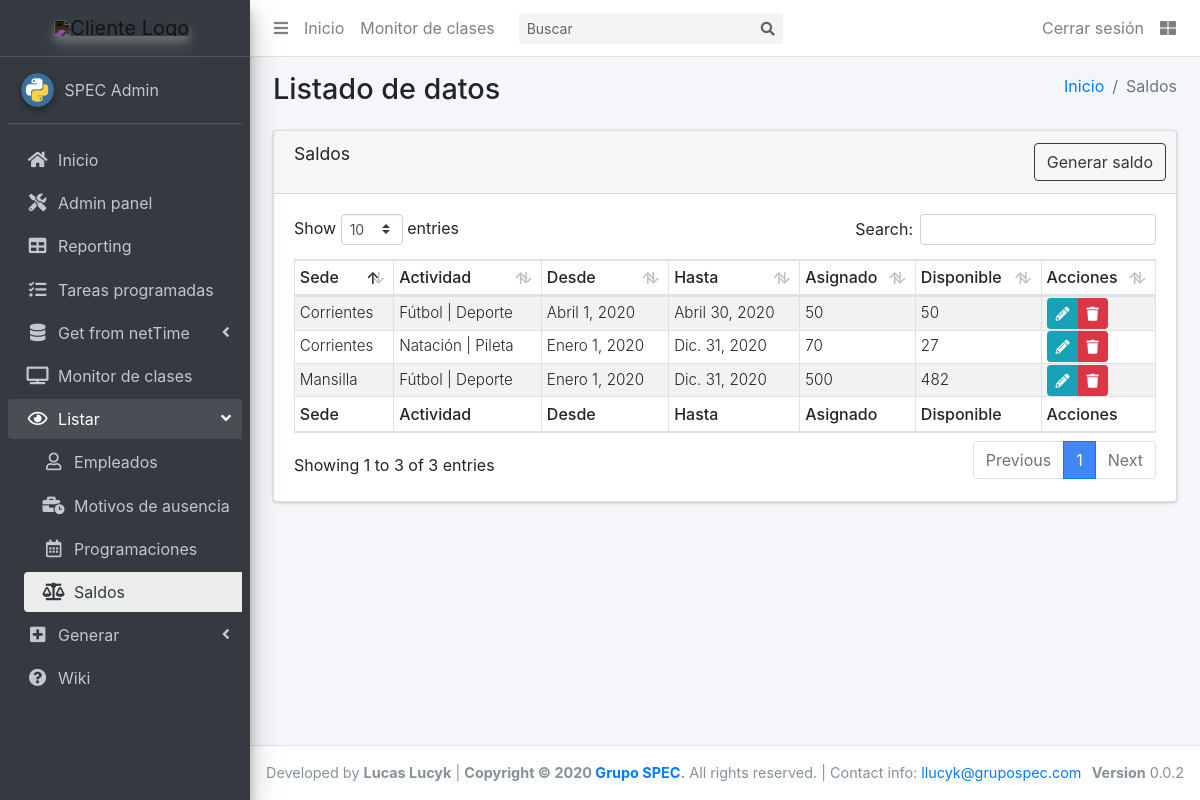
Page /list/saldos/ (signed in) on the committed database.
### scg_app/models.py (models this page shows, shortened)
class Saldo(models.Model):
    actividad = models.ForeignKey('Actividad', on_delete=models.CASCADE)
    sede = models.ForeignKey('Sede', on_delete=models.CASCADE)
    desde = models.DateField(default=timezone.now)
    hasta = models.DateField(default=timezone.now)
    saldo_asignado = models.PositiveIntegerField(default=0,
        validators=[MinValueValidator(1)],
        help_text="Cantidad de clases que desea disponibilizar"
    )
    def get_edit_url(self):
        return reverse('saldo_update', kwargs={"pk": self.id})
    def get_delete_url(self):
        return reverse('confirm_delete',
            kwargs={"model":self.__class__.__name__, "pk":self.id}
        )
    @property
    def saldo_disponible(self):
        clases = Clase.objects.filter(
            actividad = self.actividad,
            sede = self.sede,
            fecha__gte = self.desde,
            fecha__lte = self.hasta,
        ).exclude(
            estado = "5"    #canceladas
        ).count()
        return self.saldo_asignado - clases
    class Meta:
        verbose_name = "Saldo"
        verbose_name_plural = "Saldos"
        get_latest_by = "id"

class Sede(models.Model):
    id_netTime = models.PositiveIntegerField(default=0,
        validators=[MinValueValidator(1)],
        unique=True,
        help_text="Para matchear marcajes e importaciones"
    )
    nombre = models.CharField(max_length=40)
    tipo = models.CharField(max_length=30, default="Física", blank=True)
    def __str__(self):
        return f'{self.nombre}'
    class Meta:
        verbose_name = "Sede"
        verbose_name_plural = "Sedes"
        get_latest_by = "id"

class Actividad(models.Model):
    nombre = models.CharField(max_length=100)
    grupo = models.ForeignKey('GrupoActividad', on_delete=models.SET(''), null=True, blank=True)
    def __str__(self):
        return f'{self.nombre} | {self.grupo}'
    class Meta:
        verbose_name = "Actividad"
        verbose_name_plural = "Actividades"
        get_latest_by = "id"

class GrupoActividad(models.Model):
    nombre = models.CharField(max_length=100)
    def __str__(self):
        return f'{self.nombre}'
    class Meta:
        verbose_name = "Grupo de Actividad"
        verbose_name_plural = "Grupo de Actividades"
        get_latest_by = "id"

### scg_app/views.py (the view)
# urls.py: path('list/saldos/', views.SaldosList.as_view(), name='saldos_view'),
class SaldosList(LoginRequiredMixin, ListView):
    model = Saldo
    template_name = 'apps/scg_app/list/saldos.html'
    context_object_name = 'saldos_list'
    ordering = ['-desde', 'sede__nombre', 'actividad__nombre']

### templates/apps/scg_app/list/saldos.html
{% extends "apps/scg_app/list/base.html" %}
{% block active_ver_saldos %} active {% endblock %}
{% block route %}
  <li class="breadcrumb-item"><a href="{% url 'index' %}">Inicio</a></li>
  <li class="breadcrumb-item active">Saldos</li>
{% endblock route %}
{% block tableName %}Saldos{% endblock %}
{% block generar_btn %}
  <a href="{% url 'generar_saldo' %}" class="btn btn-outline-dark">Generar saldo</a>
{% endblock %}
{% block tableHeaders %}
  <tr>
    <th>Sede</th>
    <th>Actividad</th>
    <th>Desde</th>
    <th>Hasta</th>
    <th>Asignado</th>
    <th>Disponible</th>
    <th>Acciones</th>
  </tr>
{% endblock %}
{% block tableBody %}
  {% for saldo in saldos_list %}
    <tr>
      <td class="align-middle">{{saldo.sede|capfirst}}</td>
      <td class="align-middle">{{saldo.actividad|capfirst}}</td>
      <td class="align-middle">{{saldo.desde}}</td>
      <td class="align-middle">{{saldo.hasta}}</td>
      <td class="align-middle">{{saldo.saldo_asignado}}</td>
      <td class="align-middle">{{saldo.saldo_disponible}}</td>
      <td class="py-0 align-middle">
        <div class="btn-group btn-group-sm">
          <a href="{{ saldo.get_edit_url|safe }}" class="btn btn-info"><i class="fas fa-pencil-alt"></i></a>
          <a href="{{ saldo.get_delete_url|safe }}" class="btn btn-danger"><i class="fas fa-trash"></i></a>
        </div>
      </td>
    </tr>
  {% endfor %}
{% endblock %}
{% block tableFooter %}
  <tr>
    <th>Sede</th>
    <th>Actividad</th>
    <th>Desde</th>
    <th>Hasta</th>
    <th>Asignado</th>
    <th>Disponible</th>
    <th>Acciones</th>
  </tr>
{% endblock %}

### templates/base_template.html (shortened to what this page needs)
<!DOCTYPE html>
<html lang="es">
<head>
  {% load static %}
  <link rel="stylesheet" href="{%  static 'css/main.css' %}">
  <link rel="stylesheet" href="https://code.ionicframework.com/ionicons/2.0.1/css/ionicons.min.css">
  <link rel="stylesheet" href="{%  static 'dist/css/adminlte.min.css' %}">
  <link rel="stylesheet" href="https://cdnjs.cloudflare.com/ajax/libs/Chart.js/2.8.0/Chart.min.css" />
  <link rel="stylesheet" href="https://stackpath.bootstrapcdn.com/bootstrap/4.4.1/css/bootstrap.min.css">
  {% if 1 == 1 %}
    <link rel="stylesheet" href="https://use.fontawesome.com/releases/v5.8.2/css/all.css">
  {% else %}
    <link rel="stylesheet" href="{%  static 'plugins/fontawesome-free/css/all.min.css' %}">
  {% endif %}
  {% block extra_css %}
  {% endblock %}
</head>
<body class="hold-transition sidebar-mini">
<div class="wrapper">
  <nav class="main-header navbar navbar-expand navbar-white navbar-light">
    <ul class="navbar-nav">
      <li class="nav-item">
        <a class="nav-link" data-widget="pushmenu" href="#" role="button"><i class="fas fa-bars"></i></a>
      </li>
      <li class="nav-item d-none d-sm-inline-block">
        <a href="{% url 'index' %}" class="nav-link">Inicio</a>
      </li>
      <li class="nav-item d-none d-sm-inline-block">
        <a href="{% url 'clases_view'%}" class="nav-link">Monitor de clases</a>
      </li>
    </ul>
    <form class="form-inline ml-3">
      <div class="input-group input-group-sm">
        <input class="form-control form-control-navbar" type="search" placeholder="Buscar" aria-label="Buscar">
        <div class="input-group-append">
          <button class="btn btn-navbar" type="submit">
            <i class="fas fa-search"></i>
          </button>
        </div>
      </div>
    </form>
    <ul class="navbar-nav ml-auto">
      {% if user.is_authenticated %}
        <li class="nav-item">
          <a class="nav-link" href="{% url 'logout'%}?next={{request.path}}">
          Cerrar sesi&oacute;n
          </a>
        </li>
      {% endif %}
      <li class="nav-item">
        <a class="nav-link" data-widget="control-sidebar" data-slide="true" href="#" role="button">
          <i class="fas fa-th-large"></i>
        </a>
      </li>
    </ul>
  </nav>
  <aside class="main-sidebar sidebar-dark-primary elevation-4">
    <a id="logo-big" href="{% url 'index' %}" class="brand-link text-center" style="display:none;">
      <img src="https://megatlon.com/megatlon/images/megatlon.svg"
           alt="Cliente Logo"
           class="brand-image elevation-3 invert-color img-center"
           style="opacity: .8;">
      <span class="brand-text font-weight-light">&nbsp;</span>
    </a>
    <div class="sidebar">
      <div class="user-panel mt-3 pb-3 mb-3 d-flex">
        <div class="image">
          <img src="{% static 'img/python.png' %}" class="img-circle elevation-2" alt="User Image">
        </div>
        <div class="info">
          <a href="#" class="d-block">{{ user.last_name }} {{ user.first_name }}</a>
        </div>
      </div>
      <nav class="mt-2">
        <ul class="nav nav-pills nav-sidebar flex-column nav-child-indent" data-widget="treeview" role="menu" data-accordion="false">
          <li class="nav-item">
            <a href="{% url 'index' %}" class="nav-link {% block active_home %}{% endblock %}">
              <i class="nav-icon fas fa-home"></i>
              <p>Inicio</p>
            </a>
          </li>
          {% if user.is_superuser %}
            <li class="nav-item">
              <a href="/admin/" class="nav-link">
                <i class="nav-icon fas fa-tools"></i>
                <p>Admin panel</p>
              </a>
            </li>
            <li class="nav-item">
              <a href="/report_builder/" class="nav-link">
                <i class="nav-icon fas fa-table"></i>
                <p>Reporting</p>
              </a>
            </li>
            <li class="nav-item">
              <a href="{% url 'tasks_management' %}" class="nav-link {% block active_tareas %}{% endblock %}">
                <i class="nav-icon fas fa-tasks"></i>
                <p>Tareas programadas</p>
              </a>
            </li>
            <li class="nav-item has-treeview">
              <a href="#" class="nav-link">
                <i class="nav-icon fas fa-database"></i>
                <p>
                  Get from netTime
                  <i class="right fas fa-angle-left"></i>
                </p>
              </a>
            </li>
          {% endif %}
          <li class="nav-item">
            <a href="{% url 'clases_view'%}" class="nav-link {% block active_monitor %}{% endblock %}">
              <i class="nav-icon fas fa-tv"></i>
              <p>Monitor de clases</p>
            </a>
          </li>
          <li class="nav-item has-treeview {% block open_ver %}{% endblock %}">
            <a href="#" class="nav-link">
              <i class="nav-icon far fa-eye"></i>
              <p>
                Listar
                <i class="fas fa-angle-left right"></i>
              </p>
            </a>
            <ul class="nav nav-treeview">
              <li class="nav-item">
                <a href="{% url 'empleados_view'%}" class="nav-link {% block active_ver_empleados %}{% endblock %}">
                  <i class="far fa-user nav-icon"></i>
                  <p>Empleados</p>
                </a>
              </li>
              <li class="nav-item">
                <a href="{% url 'motivos_ausencia_view'%}" class="nav-link {% block active_ver_mot_aus %}{% endblock %}">
                  <i class="fas fa-business-time nav-icon"></i>
                  <p>Motivos de ausencia</p>
                </a>
              </li>
              <li class="nav-item">
                <a href="{% url 'programaciones_view'%}" class="nav-link {% block active_ver_program %}{% endblock %}">
                  <i class="far fa-calendar-alt nav-icon"></i>
                  <p>Programaciones</p>
                </a>
              </li>
              <li class="nav-item">
                <a href="{% url 'saldos_view'%}" class="nav-link {% block active_ver_saldos %}{% endblock %}">
                  <i class="fas fa-balance-scale nav-icon"></i>
                  <p>Saldos</p>
                </a>
              </li>
            </ul>
          </li>
          <li class="nav-item has-treeview {% block open_crear %}{% endblock %}">
            <a href="#" class="nav-link">
              <i class="nav-icon fas fa-plus-square"></i>
              <p>
                Generar
                <i class="right fas fa-angle-left"></i>
              </p>
            </a>
          </li>
          <li class="nav-item">
            <a href="{% url 'wiki'%}" class="nav-link {% block active_wiki %}{% endblock %}">
              <i class="nav-icon fas fa-question-circle"></i>
              <p>Wiki</p>
            </a>
          </li>
        </ul>
      </nav>
    </div>
  </aside>
  <div class="content-wrapper">
    <section class="content-header">
      <div class="container-fluid">
        <div class="row mb-2">
          <div class="col-sm-6">
            <h1>{% block namepage %}Inicio{% endblock %}</h1>
          </div>
          <div class="col-sm-6">
            <ol class="breadcrumb float-sm-right">
              {% block route %}{% endblock %}
            </ol>
          </div>
        </div>
      </div>
    </section>
    <section class="content">
      <div class="container-fluid">
        {% block content %}{% endblock %}
      </div>
    </section>
  </div>
  <footer class="main-footer">
    <div class="float-right d-none d-sm-block">
      <b>Version</b> 0.0.2
    </div>
    Developed by <strong>Lucas Lucyk</strong> |
    <strong>Copyright &copy; 2020 <a href="https://grupospec.com/es/">Grupo SPEC</a>.</strong> All rights
    reserved.
    | Contact info: <a href="mailto:llucyk@grupospec.com">llucyk@grupospec.com</a>
  </footer>
</div>
</body>
</html>

### static/css/main.css (style rules this page uses)
footer { font-size: .9rem; }
table td { font-size: .95rem; font-weight: 300; }
table th { font-size: 1rem; font-weight: 500; }
.invert-color { -webkit-filter: invert(1); filter: invert(1); }
.img-center { float: none !important; }

### rows in the picture
Saldo: sede "Corrientes", actividad "Fútbol | Deporte", desde "Abril 1, 2020", hasta "Abril 30, 2020", saldo_asignado "50", saldo_disponible "50"
Saldo: sede "Corrientes", actividad "Natación | Pileta", desde "Enero 1, 2020", hasta "Dic. 31, 2020", saldo_asignado "70", saldo_disponible "27"
Saldo: sede "Mansilla", actividad "Fútbol | Deporte", desde "Enero 1, 2020", hasta "Dic. 31, 2020", saldo_asignado "500", saldo_disponible "482"

### other values in the picture
{{ user.last_name }} "SPEC"
{{ user.first_name }} "Admin"
